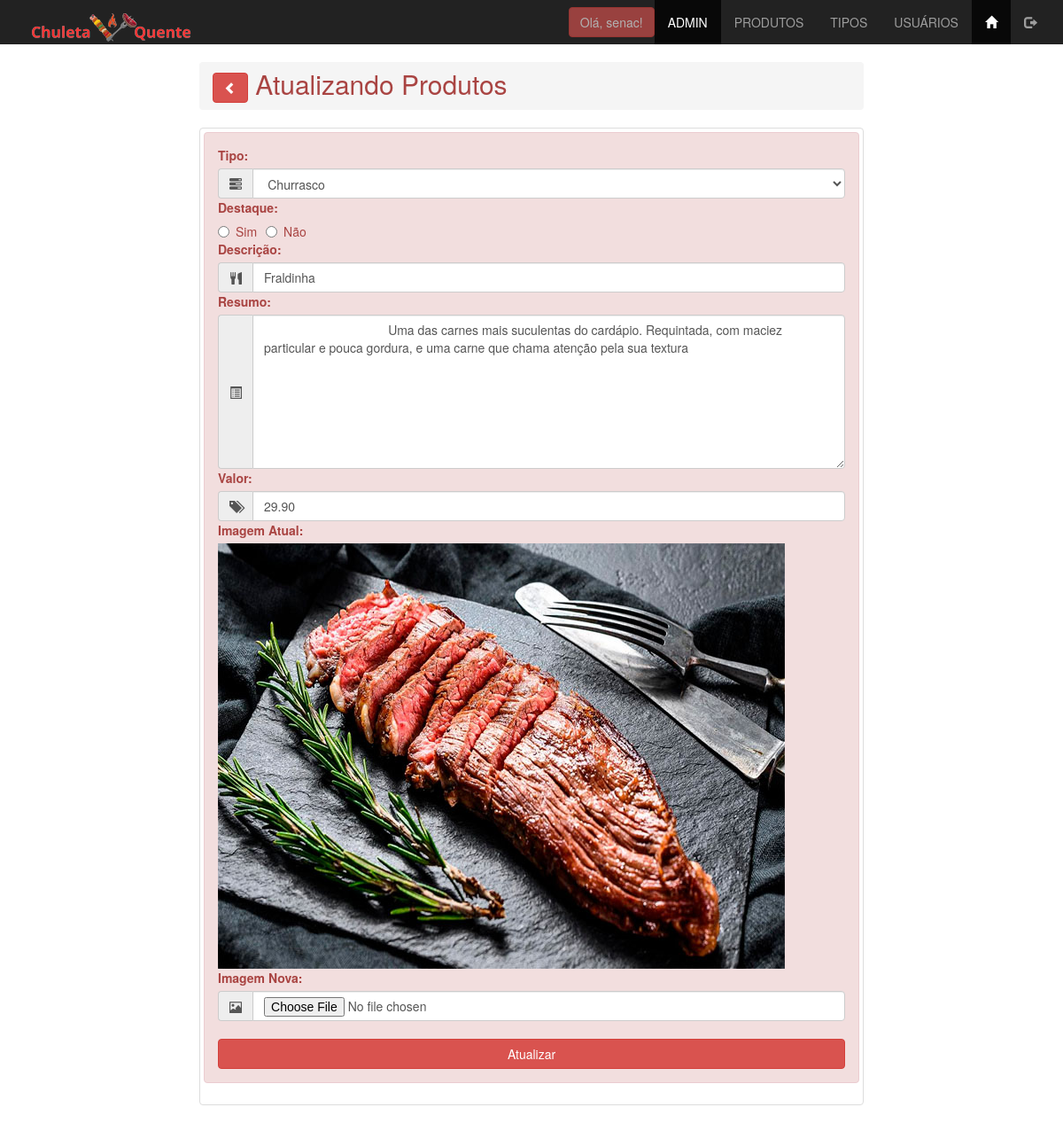
Page /admin/produto_atualiza.php?id=2 (signed in) on the committed database.
### tables this page shows
CREATE TABLE `produtos` (
  `id` int(11) NOT NULL,
  `tipo_id` int(11) NOT NULL,
  `descricao` varchar(100) NOT NULL,
  `resumo` varchar(1000) DEFAULT NULL,
  `valor` decimal(9,2) DEFAULT NULL,
  `imagem` varchar(50) DEFAULT NULL,
  `destaque` BIT NOT NULL DEFAULT 0
);

CREATE TABLE `tipos` (
  `id` int(11) NOT NULL,
  `sigla` varchar(3) NOT NULL,
  `rotulo` varchar(15) NOT NULL
);

### admin/produto_atualiza.php (the view, shortened to what this page needs)
<?php
    include '../conn/connect.php';
    if ($_GET) {
        $id_form = $_GET['id'];
    } else {
        $id_form = 0;
    }
    $lista = $conn->query("SELECT * FROM produtos WHERE id = $id_form");
    $row = $lista->fetch_assoc();
    $listaTipo = $conn->query("SELECT * FROM tipos ORDER BY rotulo ASC");
    $rowTipo = $listaTipo->fetch_assoc();
?>
<!DOCTYPE html>
<html lang="pt-BR">
<head>
    <link rel="stylesheet" href="../css/bootstrap.min.css">
    <link rel="stylesheet" href="../css/estilo.css">
</head>
<body>
    <?php include "menu_adm.php";?>
    <main class="container">
        <div class="row">
            <div class="col-xs-12 col-sm-offset-2 col-sm-6  col-md-8">
                <h2 class="breadcrumb text-danger">
                    <a href="produtos_lista.php">
                        <button class="btn btn-danger">
                            <span class="glyphicon glyphicon-chevron-left"></span>
                        </button>
                    </a>
                    Atualizando Produtos
                </h2>
                <div class="thumbnail">
                    <div class="alert alert-danger" role="alert">
                        <form action="produto_atualiza.php" method="post" name="form_insere"
                            enctype="multipart/form-data" id="form_insere">
                            <label for="id_tipo">Tipo:</label>
                            <div class="input-group">
                                <span class="input-group-addon">
                                    <span class="glyphicon glyphicon-tasks" aria-hidden="true"></span>
                                </span>
                                <select name="id_tipo" id="id_tipo" class="form-control" required>
                                    <?php do { ?>
                                    <option value="<?php echo $rowTipo['id'] ?>" <?php
                                                if (!(strcmp($rowTipo['id'],$row['tipo_id']))){
                                                     echo "selected=\"selected\"";
                                                }
                                            ?>>
                                        <?= $rowTipo['rotulo'] ?>
                                    </option>
                                    <?php } while ($rowTipo =$listaTipo->fetch_assoc()); ?>
                                </select>
                            </div>
                            <label for="destaque">Destaque:</label>
                            <div class="input-group">
                                <label for="destaque_s" class="radio-inline">
                                    <input type="radio" name="destaque" id="destaque" value="Sim"
                                        <?php echo $row['destaque']=='Sim'?'checked':null; ?>>Sim
                                </label>
                                <label for="destaque_n" class="radio-inline">
                                    <input type="radio" name="destaque" id="destaque" value="Não"
                                        <?php echo $row['destaque']=="Não"?'checked':null; ?>>Não
                                </label>
                            </div>
                            <label for="descri">Descrição:</label>
                            <div class="input-group">
                                <span class="input-group-addon">
                                    <span class="glyphicon glyphicon-cutlery" aria-hidden="true"></span>
                                </span>
                                <input type="text" name="descricao" id="descricao" class="form-control"
                                    placeholder="Digite a descrição do Produto" maxlength="100"
                                    value="<?php echo $row['descricao']; ?>">
                            </div>
                            <label for="resumo">Resumo:</label>
                            <div class="input-group">
                                <span class="input-group-addon">
                                    <span class="glyphicon glyphicon-list-alt" aria-hidden="true"></span>
                                </span>
                                <textarea name="resumo" id="resumo" cols="30" rows="8" class="form-control"
                                    placeholder="Digite os detalhes do Produto">
                                    <?php echo $row['resumo']; ?>
                                </textarea>
                            </div>
                            <label for="valor">Valor:</label>
                            <div class="input-group">
                                <span class="input-group-addon">
                                    <span class="glyphicon glyphicon-tags" aria-hidden="true"></span>
                                </span>
                                <input type="number" name="valor" id="valor" class="form-control" required min="0"
                                    step="0.01" value="<?php echo $row['valor']; ?>">
                            </div>
                            <label for="imagem_atual">Imagem Atual:</label>
                            <img src="../images/<?php echo $row['imagem']; ?>" alt="" srcset="">
                            <label for="imagem">Imagem Nova:</label>
                            <div class="input-group">
                                <span class="input-group-addon">
                                    <span class="glyphicon glyphicon-picture" aria-hidden="true"></span>
                                </span>
                                <input type="file" name="imagemfile" id="imagemfile" class="form-control"
                                    accept="image/*">
                            </div>
                            <br>
                            <input type="submit" name="atualizar" id="atualizar" class="btn btn-danger btn-block"
                                value="Atualizar">
                        </form>
                    </div>
                </div>
            </div>
        </div>
    </main>
</body>
</html>

### admin/menu_adm.php (shortened to what this page needs)
<nav class="nav navbar-inverse">
    <div class="container-fluid">
        <div class="navbar-header">
            <a href="index.php" class="navbar-brand">
                <img src="../images/logo-chuleta.png" alt="">
            </a>
        </div>
        <div class="collapse navbar-collapse" id="defaultNavbar">
            <ul class="nav navbar-nav navbar-right">
                <li>
                    <button type="button" class="btn btn-danger navbar-btn disabled" style="cursor: default;">
                        Olá, <?php echo($_SESSION['login_usuario']); ?>!
                    </button>
                </li>
                <li class="active"><a href="index.php">ADMIN</a></li>
                <li><a href="produtos_lista.php">PRODUTOS</a></li>
                <li><a href="tipos_lista.php">TIPOS</a></li>
                <li><a href="usuarios_lista.php">USUÁRIOS</a></li>
                <li class="active">
                    <a href="../index.php">
                        <span class="glyphicon glyphicon-home"></span>
                    </a>
                </li>
                <li>
                    <a href="logout.php">
                        <span class="glyphicon glyphicon-log-out"></span>
                    </a>
                </li>
            </ul>
        </div>
    </div>
</nav>

### rows in the picture
produtos: id_tipo "Churrasco", destaque "☐ Destaque:", descricao "Fraldinha", resumo "Uma das carnes mais suculentas do cardápio. Requintada, com maciez particular e pouca gordura, e uma carne que chama atenção pela sua textura", valor "29.90", imagem (picture)

### other values in the picture
$_SESSION['login_usuario'] "senac"
